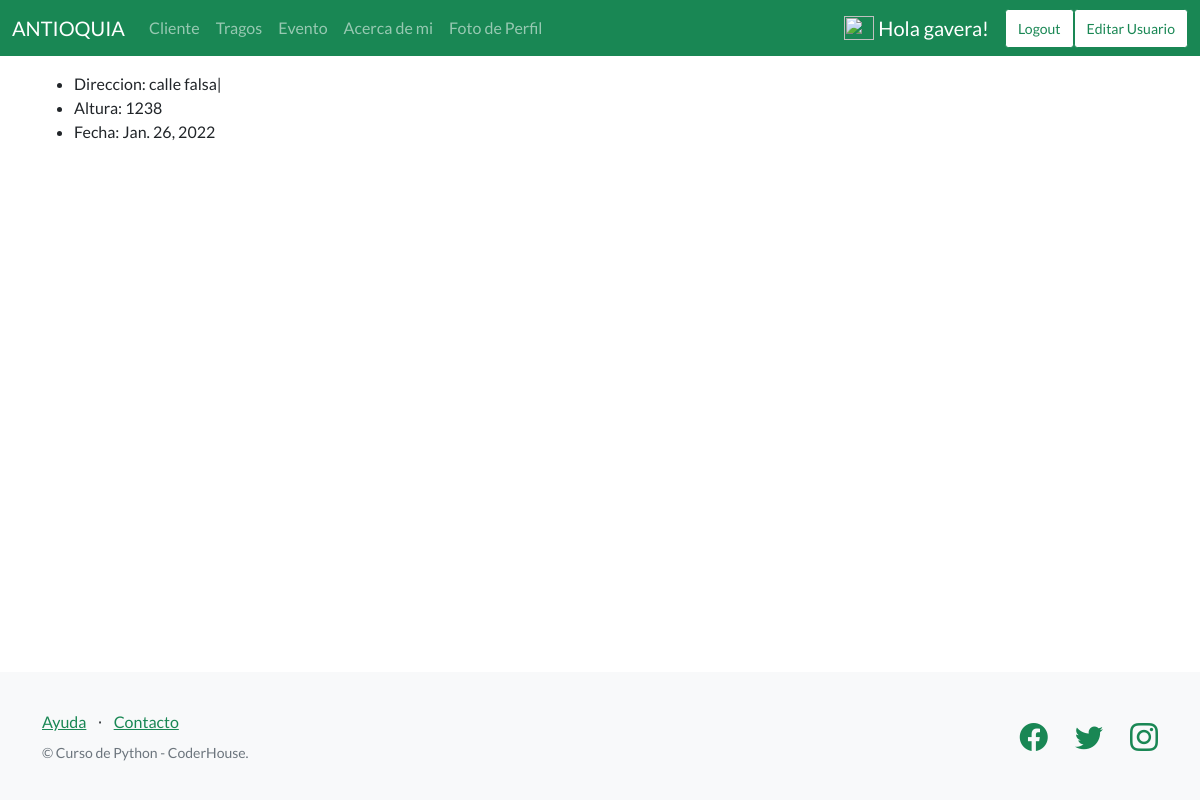
/coder/evento/view/11 (signed in), run on the app's committed database.
### Appcoder/models.py (models this page shows, shortened)
class Evento(Model):
    direccion = CharField(max_length=40)
    altura = IntegerField()
    fecha_evento = DateField()

### Appcoder/views.py (the view)
# urls.py: path('evento/view/<pk>', EventoDetailView.as_view(), name = 'evento_view'),
class EventoDetailView(DetailView):
    model = Evento
    template_name= 'Appcoder/ver_evento.html'

### templates/Appcoder/ver_evento.html (shortened to what this page needs)
{% extends 'Appcoder/padre.html' %}
{% block contenidoQueCambia %}
    <ul>
        <li>Direccion: {{evento.direccion}}</li>
        <li>Altura: {{evento.altura}}</li>
        <li>Fecha: {{evento.fecha_evento}}</li>
    </ul>
{% endblock %}

### templates/Appcoder/padre.html (shortened to what this page needs)
<!DOCTYPE html>
<html lang="en">
    <head>
        {% load static %}
        <link href="https://cdn.jsdelivr.net/npm/bootstrap-icons@1.5.0/font/bootstrap-icons.css" rel="stylesheet" type="text/css" />
        <link href="{%static 'Appcoder/css/styles.css' %}" rel="stylesheet" />
    </head>
    <body>
        <nav class="navbar navbar-expand-lg navbar-dark bg-success ">
          <div class="container-fluid bg-success">
            <a class="navbar-brand" href="{% url 'inicio' %}">ANTIOQUIA</a>
            <div class="collapse navbar-collapse" id="navbarTogglerDemo02">
                <ul class="navbar-nav me-auto mb-2 mb-lg-0">
                    <li class="nav-item">
                      <a class="nav-link" href="{% url 'cliente' %}">Cliente</a>
                    </li>
                    <li class="nav-item">
                      <a class="nav-link" href="{% url 'tragos' %}">Tragos</a>
                    </li>
                    <li class="nav-item">
                       <a class="nav-link" href="{% url 'evento' %}">Evento</a>
                    </li>
                    <li class="nav-item">
                        <a class="nav-link" href="{% url 'acerca_de_mi' %}">Acerca de mi</a>
                     </li>
                     <li class="nav-item">
                        <a class="nav-link" href="{% url 'avatar_add' %}">Foto de Perfil</a>
                     </li>
                </ul>
                {% if not request.user.is_authenticated %}
                    <a class="btn btn-outline-success btn-sm bg-white" href="{% url 'login' %}">INICIAR</a>
                {% else %}
                <a class="navbar-brand" href="#">
                    <img src="{{avatar_url}}" alt="" width="30" height="24" class="d-inline-block align-text-top">
                    Hola {{user.username}}!
                  </a>
                    <a class="btn btn-outline-success btn-sm bg-white" href="{% url 'logout' %}">Logout</a>
                    <a class="btn btn-outline-success btn-sm bg-white" href="{% url 'user_editar' %}">Editar Usuario</a>
                {% endif%}
                </div>
            </div>
        </nav>
        <div class="container" style="margin-bottom:9rem;margin-top: 1rem;">
        {% block contenidoQueCambia %}
        {% endblock %}
        </div>
        <footer class="footer bg-light">
            <div class="container">
                <div class="row">
                    <div class="col-lg-6 h-100 text-center text-lg-start my-auto">
                        <ul class="list-inline mb-2">
                            <li class="list-inline-item"><a href="#!" class="text-success">Ayuda</a></li>
                            <li class="list-inline-item">⋅</li>
                            <li class="list-inline-item"><a href="#!" class="text-success">Contacto</a></li>
                        </ul>
                        <p class="text-muted small mb-4 mb-lg-0">&copy; Curso de Python - CoderHouse.</p>
                    </div>
                    <div class="col-lg-6 h-100 text-center text-lg-end my-auto">
                        <ul class="list-inline mb-0 ">
                            <li class="list-inline-item me-4">
                                <a href="https://es-la.facebook.com/antioquiabarras/" target="blank" class="text-success"><i class="bi-facebook fs-3"></i></a>
                            </li>
                            <li class="list-inline-item me-4">
                                <a href="#!" class="text-success"><i class="bi-twitter fs-3"></i></a>
                            </li>
                            <li class="list-inline-item">
                                <a href="#!" class="text-success"><i class="bi-instagram fs-3"></i></a>
                            </li>
                        </ul>
                    </div>
                </div>
            </div>
        </footer>
    </body>
</html>

### templates/Appcoder/padre.html (style rules this page uses)
html { min-height: 100%; position: relative; }
body { margin: 0; margin-bottom: 40px; }
footer { display: flex; align-items: center; position: absolute; bottom: 0; width: 100%; height: 40px; }

### data on the page
Evento: direccion "calle falsa|", altura "1238", fecha_evento "Jan. 26, 2022"

### other printed values
{{ user.username }} "gavera"
